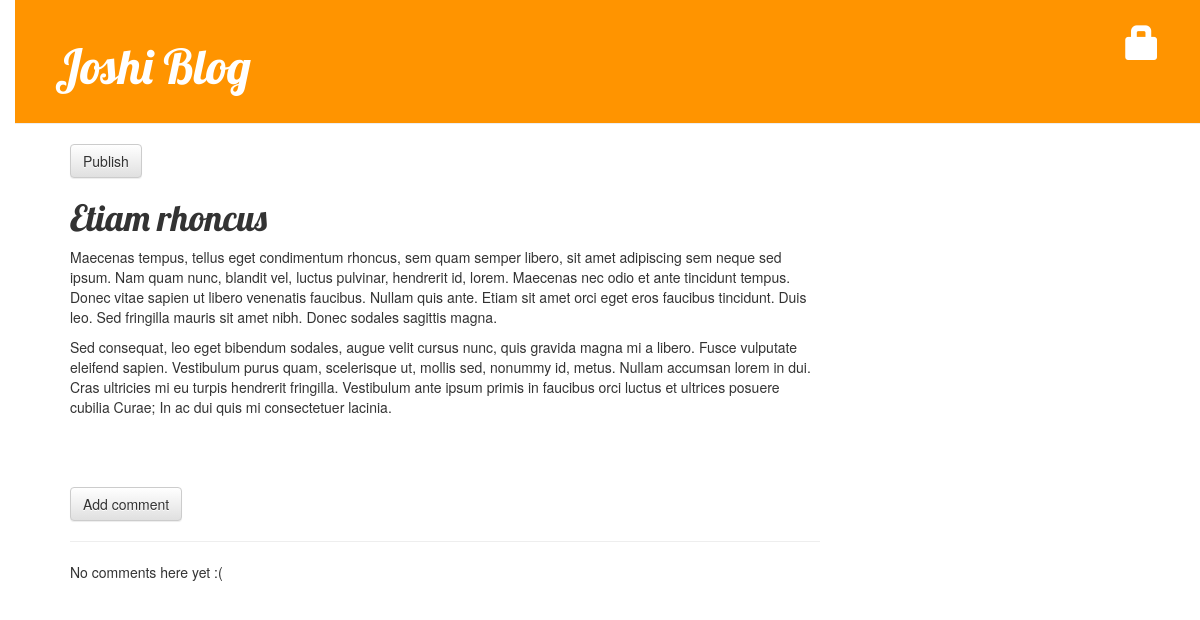
/post/2/, run on an earlier commit of the app's database.
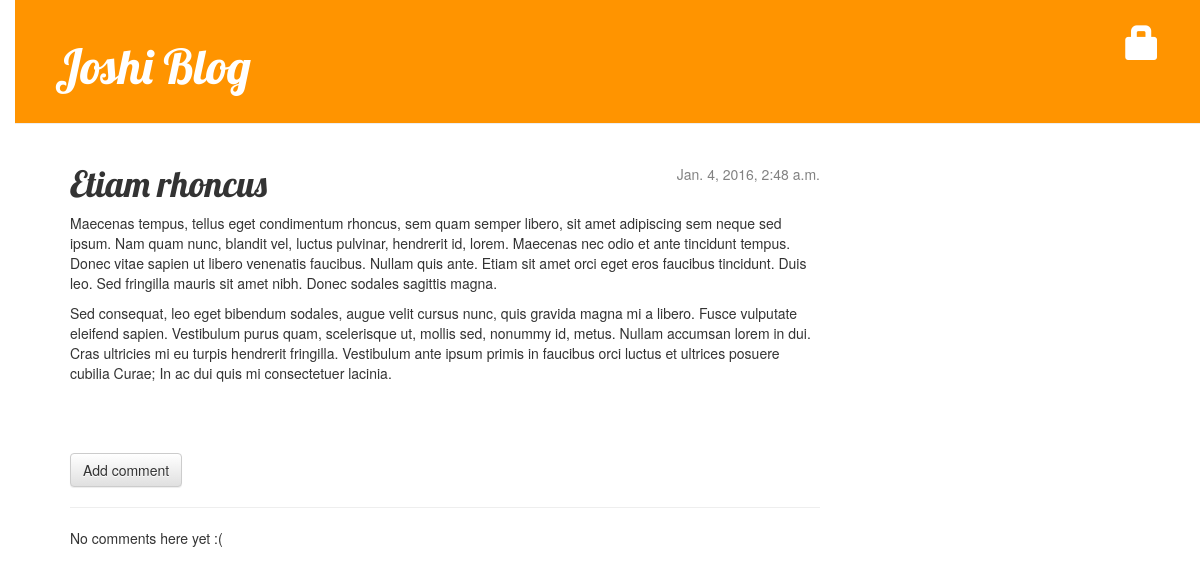
And on a later commit of the database.
### hacky_blog/apps/blog/models.py (models this page shows, shortened)
class Post(models.Model):
    author = models.ForeignKey('auth.User') # one author, multiple posts
    title = models.CharField(max_length=200)
    text = models.TextField()
    created_date = models.DateTimeField(default=timezone.now)
    published_date = models.DateTimeField(blank=True, null=True)

### hacky_blog/apps/blog/views.py (the view)
# urls.py: url(r'^post/(?P<pk>[0-9]+)/$', views.post_detail, name='post_detail'),
def post_detail(request, pk):
    post = get_object_or_404(Post, pk=pk)
    return render(request, 'blog/post_detail.html', { 'post' : post })

### hacky_blog/templates/blog/post_detail.html (shortened to what this page needs)
{% extends "blog/base.html" %}
{% block content %}
    <div class="post">
        {% if post.published_date %}
            <div class="date">
                    {{ post.published_date }}
            </div>
        {% else %}
            <a class="btn btn-default" href="{% url 'post_publish' pk=post.pk %}">Publish</a>
        {% endif %}
        <h1>{{ post.title }}</h1>
        <p>{{ post.text|linebreaks }}</p>
    </div>
    <a class="btn btn-default" href="{% url 'add_comment_to_post' pk=post.pk %}">Add comment</a>
    <hr>
    {% for comment in post.comments.all %}
        {% if user.is_authenticated or comment.approved_comment %}
            <div class="comment">
                <div class="date">
                    {{ comment.created_date }}
                    {% if not comment.approved_comment %}
                        <a class="btn btn-default" href="{% url 'comment_remove' pk=comment.pk %}"><span class="glyphicon glyphicon-remove"></span></a>
                        <a class="btn btn-default" href="{% url 'comment_approve' pk=comment.pk %}"><span class="glyphicon glyphicon-ok"></span></a>
                    {% endif %}
                </div>
                <strong>{{ comment.author }}</strong>
                <p>{{ comment.text|linebreaks }}</p>
            </div>
        {% endif %}
    {% empty %}
        <p>No comments here yet :(</p>
    {% endfor %}
{% endblock content %}

What changed in the data, as far as the page shows it:
changed Post "Etiam rhoncus": published_date (not shown) → "Jan. 4, 2016, 2:48 a.m."
Also different on the page:
text no longer shown: "Publish"
